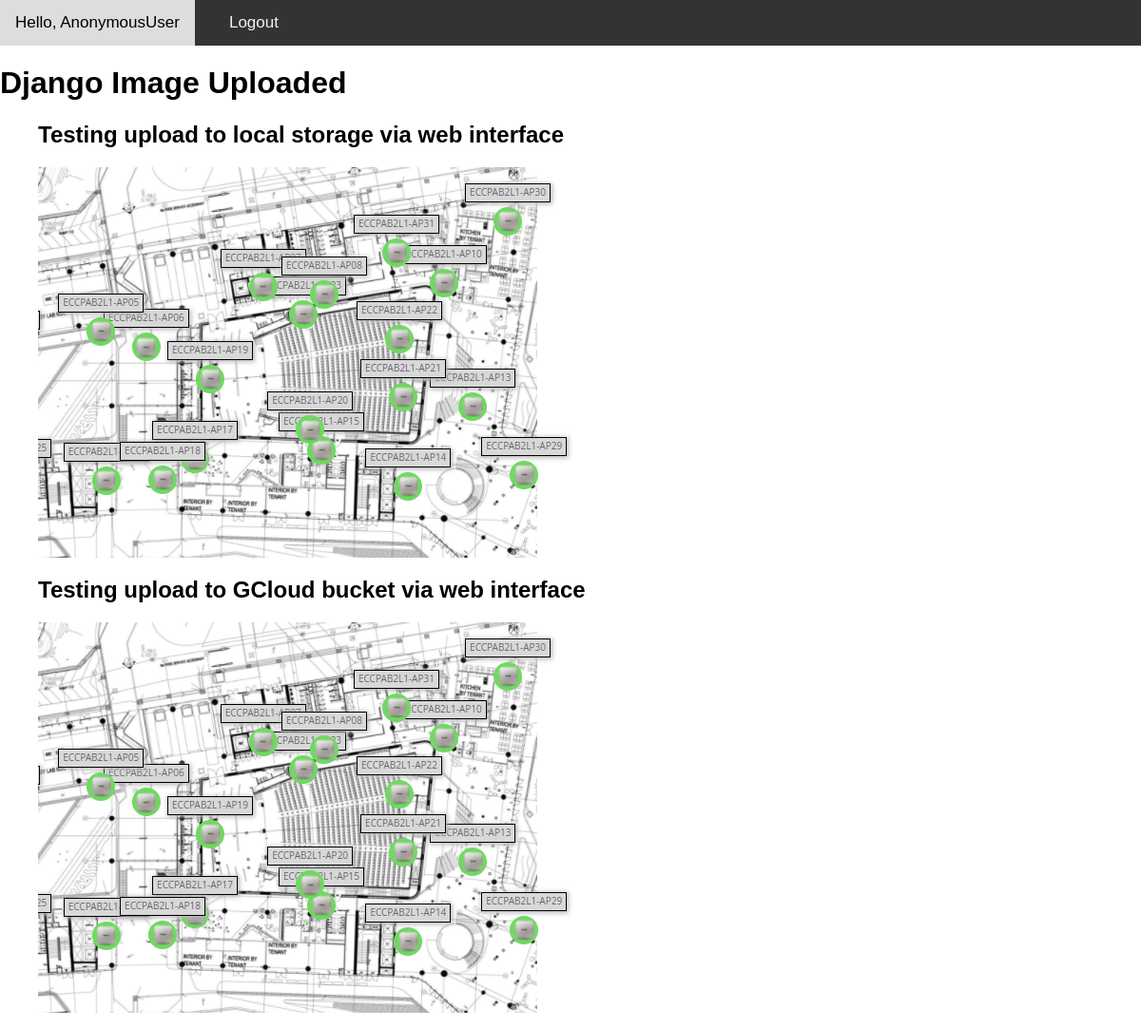
The app's page /viewplans/, older data.
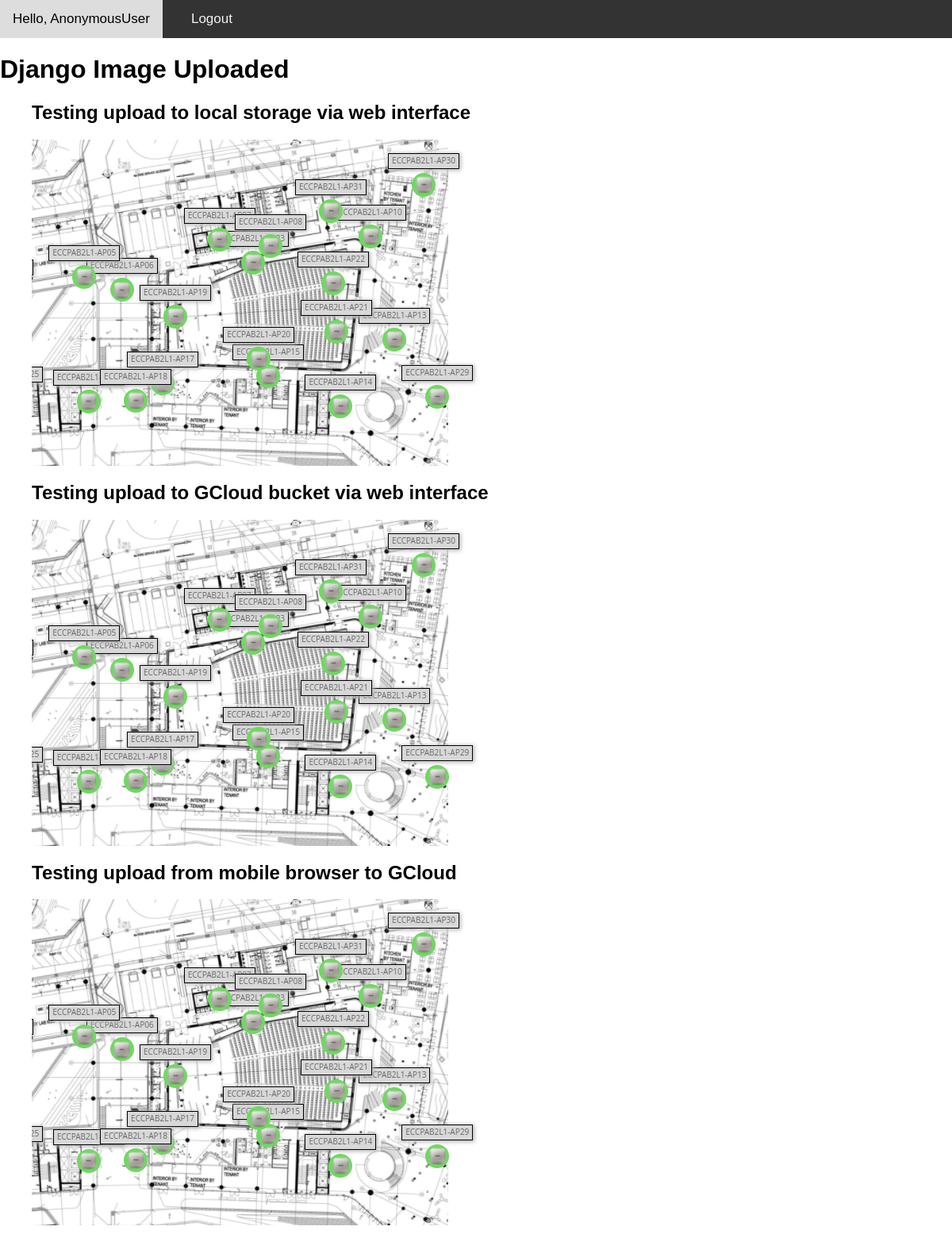
The same page, newer data.
### webapp/models.py (models this page shows, shortened)
class Floorplan(models.Model):
    title = models.TextField()
    plan = models.ImageField()

### webapp/views.py (the view)
# urls.py: path('viewplans/', views.HomePageView.as_view(), name='home'),
class HomePageView(ListView):
    model = Floorplan
    template_name = 'home.html'

### webapp/templates/home.html
{% load static %}
<body>
  {% include 'navbar.html' %}
<h1>Django Image Uploaded</h1>
<ul>
  {% for floorplan in object_list %}
    <h2>{{ floorplan.title }}</h2>
    <img src = "images/Floor_WAP_1.png", alt = "{FloorPlan}", class = 'fit-picture'>
    {% endfor %}
</ul>
</body>

### webapp/templates/navbar.html (shortened to what this page needs)
{% load static %}
<head>
    </head>
  <body>
    <div class="topnav">
      <a class="hello-msg">Hello, {{request.user}} </a>
      <span><a href="/logout"> Logout </a> </span>
    </div>
    </body>

### webapp/templates/navbar.html (style rules this page uses)
body { margin: 0; font-family: Arial, Helvetica, sans-serif; }
.hello-msg { font-size: 18px; color: #fff; margin-right: 20px; }
.topnav { overflow: hidden; background-color: #333; }
.topnav a { float: left; color: #f2f2f2; text-align: center; padding: 14px 16px; text-decoration: none; font-size: 17px; }

Row changes from the older to the newer data that the page shows:
added Floorplan: title "Testing upload from mobile browser to GCloud"
